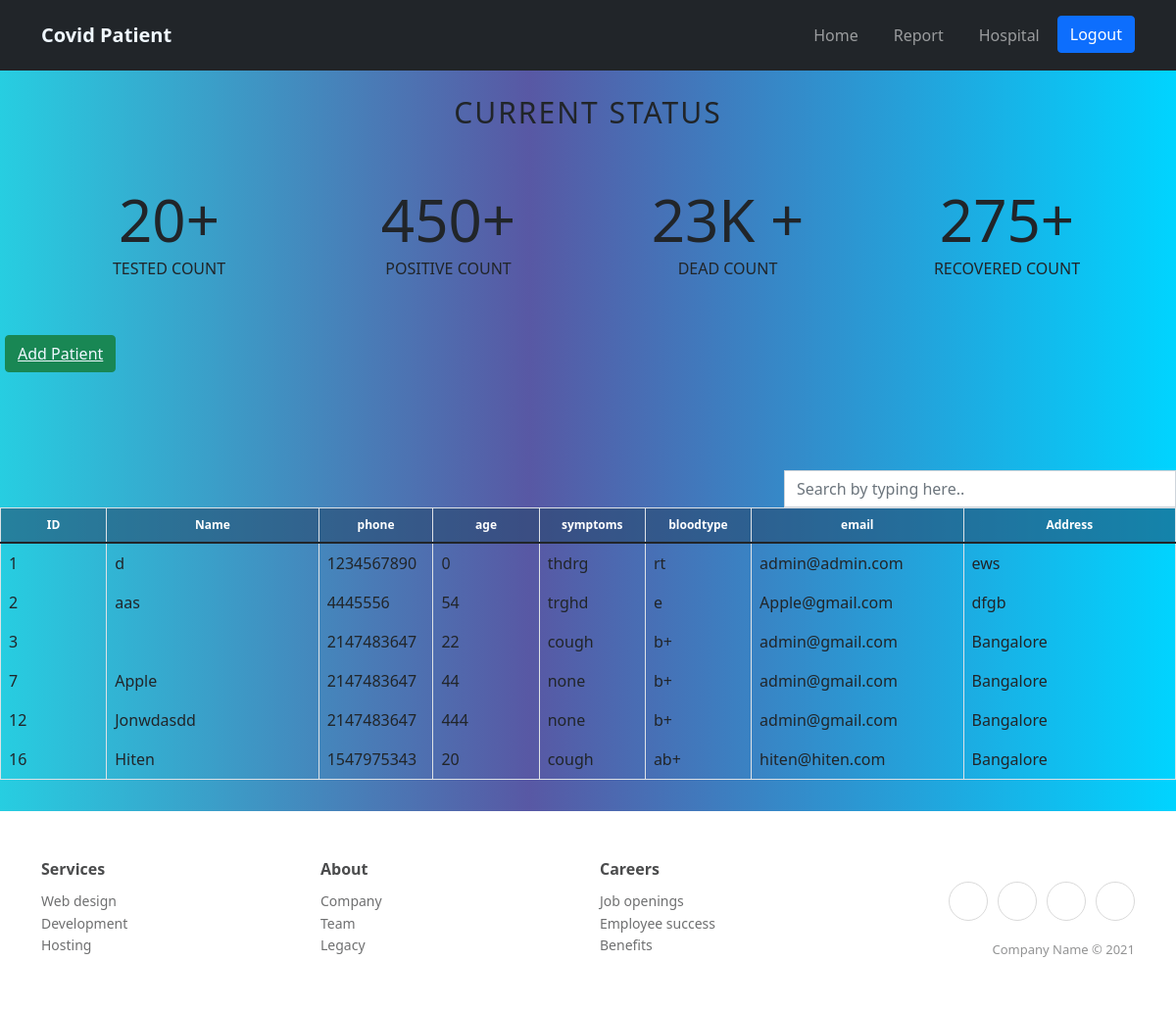
/dashboard.php, run on an earlier commit of the app's database.
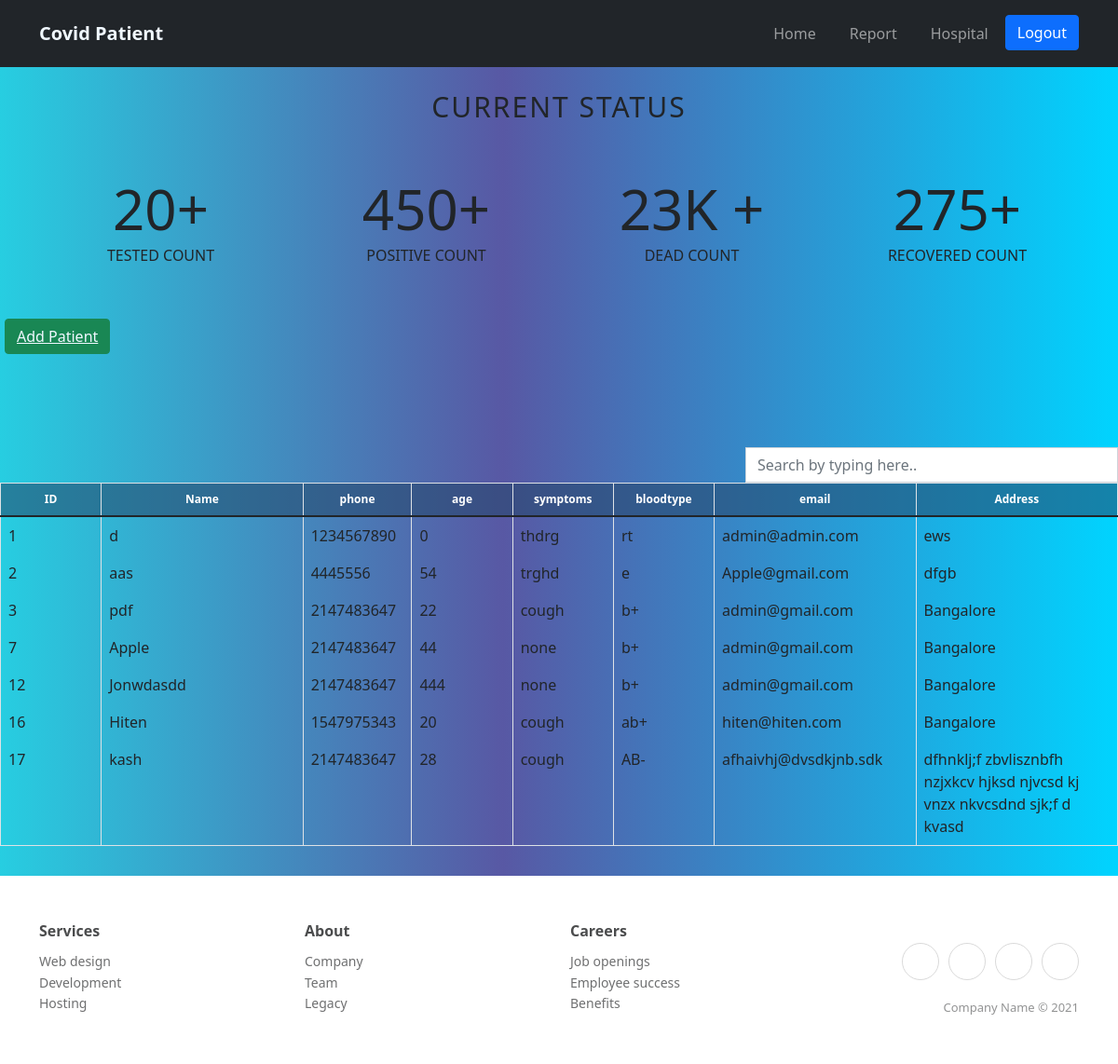
And on a later commit of the database.
### tables this page shows
CREATE TABLE `patient` (
  `pid` int(11) NOT NULL,
  `pname` varchar(255) NOT NULL,
  `phno` int(11) NOT NULL,
  `age` int(11) NOT NULL,
  `symptoms` varchar(255) NOT NULL,
  `bloodtype` varchar(100) NOT NULL,
  `email` varchar(255) NOT NULL,
  `address` text NOT NULL
);

### dashboard.php (the view, shortened to what this page needs)
<!DOCTYPE html>
<html lang="en">
<head>
</head>
<body>
  <section data-aos="fade-up" data-aos-duration="400" data-aos-once="true" class="font-dark">
    <div class="container">
      <h3 data-aos="fade-up" data-aos-duration="400" data-aos-delay="200" data-aos-once="true" class="text-center all-capital p-4" style="font-size: 30px;font-weight: 300;line-height: 38px;letter-spacing: 2px;">
        Current Status</h3>
      <div class="row row-cols-1 row-cols-sm-1 row-cols-md-2 row-cols-lg-4 row-cols-xl-4 row-cols-xxl-4" data-aos="fade-up" data-aos-duration="800" data-aos-delay="150" data-aos-once="true" style="padding-top: 20px;padding-bottom: 40px;">
        <div class="col">
          <div><span class="Justify-Flex-Center purecounter counter-font count plus" data-purecounter-start="0" data-purecounter-end="20" data-purecounter-duration="2">20</span>
            <p class="text-center text-uppercase">Tested Count<br></p>
          </div>
        </div>
        <div class="col">
          <div><span class="Justify-Flex-Center purecounter counter-font plus" data-purecounter-start="0" data-purecounter-end="450" data-purecounter-duration="1">450</span>
            <p class="text-center text-uppercase">Positive Count<br></p>
          </div>
        </div>
        <div class="col">
          <div><span class="Justify-Flex-Center purecounter counter-font plus-k" data-purecounter-start="0" data-purecounter-end="23" data-purecounter-duration="1">23</span>
            <p class="text-center text-uppercase">Dead Count<br></p>
          </div>
        </div>
        <div class="col">
          <div><span class="Justify-Flex-Center purecounter counter-font plus" data-purecounter-start="0" data-purecounter-end="275" data-purecounter-duration="1">275</span>
            <p class="text-center text-uppercase">Recovered Count<br></p>
          </div>
        </div>
      </div>
    </div>
  </section>
  <div>
    <button class="btn btn-success" style="margin-left: 5px;">
      <a href='./register.php' style="color: aliceblue;">Add Patient</a>
    </button>
  </div>
  <div class="col-md-12 search-table-col">
    <div class="form-group pull-right col-lg-4"><input type="text" class="search form-control" placeholder="Search by typing here.."></div><span class="counter pull-right"></span>
    <div class="table-responsive table table-hover table-bordered results">
      <table class="table table-hover table-bordered">
        <thead class="bill-header cs">
          <tr>
            <th id="trs-hd-1" class="col-lg-1">ID</th>
            <th id="trs-hd-2" class="col-lg-2">Name</th>
            <th id="trs-hd-3" class="col-lg-1">phone</th>
            <th id="trs-hd-4" class="col-lg-1">age</th>
            <th id="trs-hd-5" class="col-lg-1">symptoms</th>
            <th id="trs-hd-6" class="col-lg-1">bloodtype</th>
            <th id="trs-hd-7" class="col-lg-2">email </th>
            <th id="trs-hd-8" class="col-lg-2">Address </th>
          </tr>
        </thead>
        <tbody>
          <?php
          $server = 'localhost';
          $user = "root";
          $password = "";
          $conn = mysqli_connect($server, $user, $password);
          $sql = "SELECT * FROM covid_patient.patient";
          $result = mysqli_query($conn, $sql);
          if ($result->num_rows <= 0) {
            echo '<tr class="warning no-result">
            <td colspan="12"><i class="fa fa-warning"></i> No Result !!!</td>
          </tr>';
          } else {
            while ($row = $result->fetch_assoc()) {
              echo '
                  <tr>
                    <td>' . $row["pid"] . '</td>
                    <td>' . $row["pname"] . '</td>
                    <td>' . $row["phno"] . '</td>
                    <td>' . $row["age"] . '</td>
                    <td>' . $row["symptoms"] . '</td>
                    <td>' . $row["bloodtype"] . '</td>
                    <td>' . $row["email"] . '</td>
                    <td>' . $row["address"] . '</td>
                    ';
            }
          }
          ?>
        </tbody>
      </table>
    </div>
  </div>
  <footer class="footer-clean">
    <div class="container">
      <div class="row justify-content-center">
        <div class="col-sm-4 col-md-3 item">
          <h3>Services</h3>
          <ul>
            <li><a href="#">Web design</a></li>
            <li><a href="#">Development</a></li>
            <li><a href="#">Hosting</a></li>
          </ul>
        </div>
        <div class="col-sm-4 col-md-3 item">
          <h3>About</h3>
          <ul>
            <li><a href="#">Company</a></li>
            <li><a href="#">Team</a></li>
            <li><a href="#">Legacy</a></li>
          </ul>
        </div>
        <div class="col-sm-4 col-md-3 item">
          <h3>Careers</h3>
          <ul>
            <li><a href="#">Job openings</a></li>
            <li><a href="#">Employee success</a></li>
            <li><a href="#">Benefits</a></li>
          </ul>
        </div>
        <div class="col-lg-3 item social"><a href="#"></a><a href="#"></a><a href="#"></a><a href="#"></a>
          <p class="copyright">Company Name © 2021</p>
        </div>
      </div>
    </div>
  </footer>
</body>
</html>

What changed in the data, as far as the page shows it:
changed patient id 3: pname (not shown) → "pdf"
added patient: pid "17", pname "kash", phno "2147483647", age "28", symptoms "cough", bloodtype "AB-", email "afhaivhj@dvsdkjnb.sdk", address "dfhnklj;f zbvlisznbfh nzjxkcv hjksd njvcsd kj vnzx nkvcsdnd sjk;f d kvasd"
